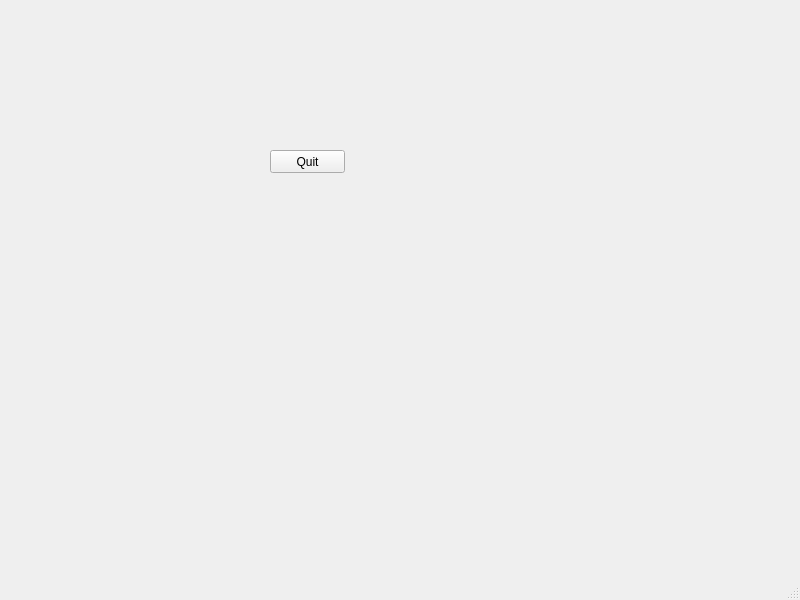
<?xml version="1.0" encoding="UTF-8"?>
<ui version="4.0">
 <class>MainWindow</class>
 <widget class="QMainWindow" name="MainWindow">
  <property name="geometry">
   <rect>
    <x>0</x>
    <y>0</y>
    <width>800</width>
    <height>600</height>
   </rect>
  </property>
  <property name="windowTitle">
   <string>MainWindow</string>
  </property>
  <widget class="QWidget" name="centralwidget">
   <widget class="QPushButton" name="pushButton">
    <property name="geometry">
     <rect>
      <x>270</x>
      <y>150</y>
      <width>75</width>
      <height>23</height>
     </rect>
    </property>
    <property name="text">
     <string>Quit</string>
    </property>
   </widget>
  </widget>
  <widget class="QMenuBar" name="menubar">
   <property name="geometry">
    <rect>
     <x>0</x>
     <y>0</y>
     <width>800</width>
     <height>21</height>
    </rect>
   </property>
  </widget>
  <widget class="QStatusBar" name="statusbar"/>
 </widget>
 <resources/>
 <connections/>
</ui>
